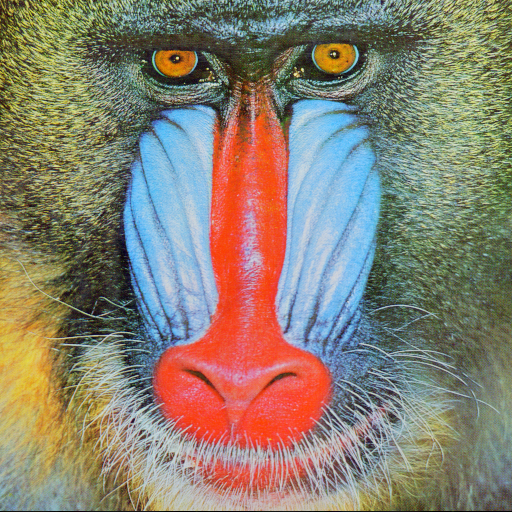
#> input picture input_images/4.2.03.tiff, 512 x 512 px, found by its file name; its folder holds only this picture in this run
$ python process_batch2csv_original.py
#> lines starting #> are read from the running program, lines starting #| are printed output that depends on the picture
### src/compressor.py
from src.matrices import *
from scipy import signal
import numpy as np

class Compressor:

	def __init__(self, image:np.ndarray=None, block_size:int=8, transformation_matrix:np.ndarray=TR, quantization_matrix:np.ndarray=Q0, quantization_factor:int=50, np2:str='Round'):
		""" Initializer  """
		self.image = image
		if image is None:
			raise ValueError("Image is required")
		self.block_size = block_size
		self.quantization_factor = quantization_factor
		self.transformation_matrix = transformation_matrix
		self.quantization_matrix = quantization_matrix
		self.dequantization_matrix = quantization_matrix
		self.np2 = np2

	# Getters and Setters
	def get_image(self):
		return self.image

	def get_block_size(self):
		return self.block_size

	def get_transformation_matrix(self):
		return self.transformation_matrix

	def get_quantization_matrix(self):
		return self.quantization_matrix

	def get_dequantization_matrix(self):
		return self.dequantization_matrix

	def get_quantization_factor(self):
		return self.quantization_factor

	def get_np2(self):
		return self.np2

	def set_image(self, image:np.ndarray):
		self.image = image

	def set_block_size(self, block_size:int):
		self.block_size = block_size

	def set_transformation_matrix(self, transformation_matrix:np.ndarray):
		self.transformation_matrix = transformation_matrix

	def set_quantization_matrix(self, quantization_matrix:np.ndarray):
		self.quantization_matrix = quantization_matrix

	def set_dequantization_matrix(self, dequantization_matrix:np.ndarray):
		self.dequantization_matrix = dequantization_matrix

	def set_quantization_factor(self, quantization_factor:int):
		if quantization_factor < 1 or quantization_factor > 100:
			raise ValueError("Invalid quantization factor")
		self.quantization_factor = quantization_factor

	# [22 lines left out: functions set_np2, calculate_matrix_of_transformation, not called in this run]

	@staticmethod
	def process_image(image:np.ndarray):
		""" Process image """
		if image.max() <= 1:
			image = np.around(255*image)
		return image

	@staticmethod
	def umount(image_data:np.ndarray, block_size:int=8):
		""" Unmounts a matrix into blocks  """
		nrows, ncols = block_size, block_size
		h, w= image_data.shape
		if h % nrows != 0 or w % ncols != 0:
			raise ValueError(f"The matrix ({h}x{w}) cannot be divided exactly into blocks of {nrows}x{ncols}")
		return image_data.reshape(h//nrows, nrows, -1, ncols).swapaxes(1,2).reshape(-1, nrows, ncols)

	@staticmethod
	def remount(image_data:np.ndarray, new_dimension:tuple[int, int]):
		""" Remounts a matrix into blocks  """
		h, w = new_dimension
		_, nrows, ncols = image_data.shape
		return image_data.reshape(h//nrows, -1, nrows, ncols).swapaxes(1,2).reshape(h, w)

	# [50 lines left out: functions map_k_and_el, build_LUT, QtildeAtEl, not called in this run]

	def __scale_quantization(self) -> np.ndarray:
		""" Adjust quantization matrix by a scalar factor """
		s = 5000.0 / self.quantization_factor if self.quantization_factor < 50 else 200.0 - 2.0 * self.quantization_factor
		self.quantization_matrix = np.floor((s * self.quantization_matrix + 50) / 100)
		self.dequantization_matrix = self.quantization_matrix.copy()

	def __compute_quantization_dequantization_matrices(self) -> tuple[np.matrix, np.matrix]:
		""" Compute quantization and dequantization matrices through the transformation matrix """
		adjustment_matrix = np.matrix(np.sqrt(np.clip(np.linalg.inv(np.dot(self.transformation_matrix, self.transformation_matrix.T)), 0, None)))
		adjustment_vector = np.matrix(np.diag(adjustment_matrix))
		Z = np.dot(adjustment_vector.T, adjustment_vector)
		if len(self.quantization_matrix.shape) == 3:
			Z = np.tile(np.asarray([Z]), (self.image.shape[0], 1, 1))
		self.quantization_matrix = np.array(np.divide(self.quantization_matrix, Z))
		self.dequantization_matrix =  np.array(np.multiply(self.dequantization_matrix,  Z))
		#self.dequantization_matrix =  np.array(np.multiply(Z, self.dequantization_matrix))

	# [14 lines left out: function __prepareQPhi, not called in this run]

	def __direct_transform(self):
		""" 2D DCT """
		self.image = np.einsum('mij, jk -> mik', np.einsum('ij, mjk -> mik', self.transformation_matrix, self.image), self.transformation_matrix.T)

	def __quantize(self):
		""" Quantization forward """
		self.image = np.around(np.divide(self.image, self.quantization_matrix))

	def __dequantize(self):
		""" Quantization backward """
		self.image = np.multiply(self.image, self.dequantization_matrix)

	def __inverse_transform(self):
		""" 2D IDCT """
		self.image = np.einsum('mij, jk -> mik', np.einsum('ij, mjk -> mik', self.transformation_matrix.T, self.image), self.transformation_matrix)

	# [4 lines left out: function __np2_round, not called in this run]

	def __np2_ceil(self) -> np.ndarray:# Don't use this
		""" Approximation function for powers of two based on the ceiling function - Brahimi (2021) """
		self.quantization_matrix = np.power(2, np.ceil(np.log2(self.quantization_matrix)))
		self.dequantization_matrix = np.power(2, np.ceil(np.log2(self.dequantization_matrix)))

	# [4 lines left out: function __np2_floor, not called in this run]

	def calculate_bpp(compressed_image:np.ndarray):
		""" Calculate bits per pixel """
		#print("Calculating BPP...")
		return np.count_nonzero(np.logical_not(np.isclose(compressed_image, 0))) * 8 / (compressed_image.shape[0] * compressed_image.shape[1])

	@staticmethod
	def calculate_wpsnr(original_image:np.ndarray, target_image:np.ndarray, max_value:int=255):
		""" Calculate Weighted-to-Spherically-Uniform PSNR """
		def __weights(height, width):
			phis = np.arange(height+1) * np.pi / height
			deltaTheta = 2 * np.pi / width
			column = np.asarray([deltaTheta * (-np.cos(phis[j+1])+np.cos(phis[j])) for j in range(height)])
			return np.repeat(column[:, np.newaxis], width, 1)

		#print("Calculating WS-PSNR...")

		w = __weights(original_image.shape[0], original_image.shape[1])
		wmse = np.sum((original_image - target_image)**2 * w) / (4 * np.pi)
		return float(10 * np.log10(max_value**2 / wmse))

	@staticmethod
	def calculate_wssim(original_image:np.ndarray, target_image:np.ndarray, K1:float=0.01, K2:float=0.03, L:int=255):
		""" Calculate Weighted-to-Spherically-Uniform SSIM """
		def __fspecial_gauss(size:int, sigma:float):
			""" Function to mimic fspecial('gaussian',...) from MATLAB """
			x, y = np.mgrid[-size//2 + 1:size//2 + 1, -size//2 + 1:size//2 + 1]
			g = np.exp(-((x**2 + y**2)/(2.0*sigma**2)))
			return g / g.sum()

		def __weights(height, width):
			deltaTheta = 2 * np.pi / width
			column = np.asarray([np.cos( deltaTheta * (j - height/2.+0.5)) for j in range(height)])
			return np.repeat(column[:, np.newaxis], width, 1)

		#print("Calculating WS-SSIM...")

		original_image = np.float64(original_image)
		target_image = np.float64(target_image)

		k = 11
		sigma = 1.5
		window = __fspecial_gauss(k, sigma)
		window2 = np.zeros_like(window); window2[k//2, k//2] = 1

		C1 = (K1 * L)**2
		C2 = (K2 * L)**2

		mu1 = signal.convolve2d(original_image, window, 'valid')
		mu2 = signal.convolve2d(target_image, window, 'valid')

		mu1_sq = mu1*mu1
		mu2_sq = mu2*mu2
		mu1_mu2 = mu1*mu2

		sigma1_sq = signal.convolve2d(original_image*original_image, window, 'valid') - mu1_sq
		sigma2_sq = signal.convolve2d(target_image*target_image, window, 'valid') - mu2_sq
		sigma12 = signal.convolve2d(original_image*target_image, window, 'valid') - mu1_mu2

		W = __weights(*original_image.shape)
		Wi = signal.convolve2d(W, window2, 'valid')

		ssim_map = ((2*mu1_mu2 + C1)*(2*sigma12 + C2))/((mu1_sq + mu2_sq + C1)*(sigma1_sq + sigma2_sq + C2)) * Wi
		return float(np.sum(ssim_map)/np.sum(Wi))


	# [85 lines left out: functions lower_complexity, lower_complexity_2, matematically_correct, proposed_from_oliveira, not called in this run]


	def proposed_from_brahimi(self, original_image):
		""" Original proposal from Brahimi (2021) """
		self.set_transformation_matrix(TB)
		self.set_quantization_matrix(QB)
		self.set_dequantization_matrix(QB)
		#print("Compressing image...")
		self.image = Compressor.umount(self.image, self.block_size)
		self.__direct_transform()
		self.__scale_quantization()
		self.__compute_quantization_dequantization_matrices()
		#if self.quantization_factor > 50 and self.quantization_factor < 65: pause()
		self.__np2_ceil()
		#if self.quantization_factor > 50 and self.quantization_factor < 65: pause()
		self.__quantize()

		compressed_image = self.image.reshape(original_image.shape[0], original_image.shape[1])

		self.__dequantize()
		#print("Pós dequantize")
		#print(f"Max = {np.max(self.image)}")
		#print(f"Min = {np.min(self.image)}")

		self.__inverse_transform()
		self.image = np.clip(Compressor.remount(self.image, (original_image.shape[0], original_image.shape[1])), 0, 255)
		#print("Image compressed successfully")
		return compressed_image


	# [80 lines left out: functions proposed_from_raiza, proposed_from_araar, proposed_from_simone, standard_jpeg, not called in this run]

### tests/process_batch2csv_original.py
from src.compressor import Compressor
from src.matrices import *
from skimage.io import imread
from skimage.metrics import peak_signal_noise_ratio, structural_similarity
from matplotlib import pyplot as plt
from pdb import set_trace as pause
import os

datas = dict()

files = os.listdir('input_images/') # Change the path to the input images folder

for file in files:
	if file.endswith('.bmp'): continue
	print(file)
	original_image = Compressor.process_image(imread('input_images/' + file, as_gray=True).astype(float))
#> in process_image, `image = np.around(255*image)`:
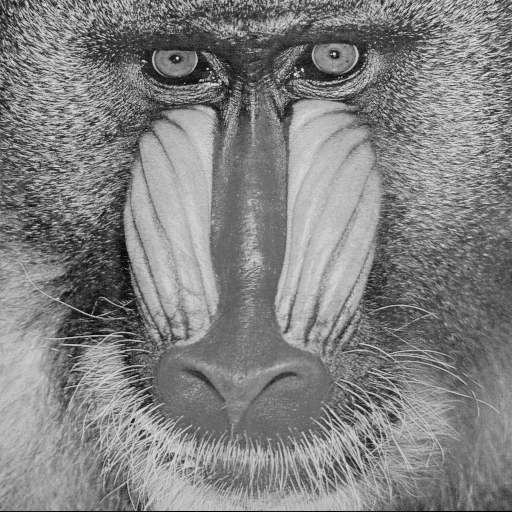
#> image: shape (512, 512) float64; min 0, max 232, mean 129.5
	ws_psnr, ws_ssim, bpp = [], [], []

	for qf in range(5, 100, 5):
		print('-- QF =', qf, '--')
		compressor = Compressor(original_image)

		compressor.set_quantization_factor(qf)
		compressed_image = compressor.proposed_from_brahimi(original_image)
		reconstructed_image = compressor.get_image()

		#print(reconstructed_image)
		#pause()

		psnr_ = Compressor.calculate_wpsnr(original_image, reconstructed_image)
		ssim_ = Compressor.calculate_wssim(original_image, reconstructed_image)
		bpp_ = Compressor.calculate_bpp(compressed_image)

		print(f'PSNR: {peak_signal_noise_ratio(original_image, reconstructed_image, data_range=255)}')
		print(f'SSIM: {structural_similarity(original_image, reconstructed_image, data_range=255)}')
		#ws_psnr.append(psnr_)
		#ws_ssim.append(ssim_)
		bpp.append(bpp_)

		#print(f"WS-PSNR: {psnr_}")
		#print(f"WS-SSIM: {ssim_}")
		print(f"BPP: {bpp_}"); print()
		"""
		fig, axes = plt.subplots(3, 1, figsize=(10, 5))
		axes[0].imshow(original_image, cmap='gray')
		axes[0].set_title('Original Image')
		axes[0].axis('off')

		axes[1].imshow(compressed_image, cmap='gray')
		axes[1].set_title(f'Compressed Image with QF = {qf}')
		axes[1].axis('off')

		axes[2].imshow(reconstructed_image, cmap='gray')
		axes[2].set_title(f'Reconstructed Image with QF = {qf}')
		axes[2].axis('off')

		fig.tight_layout()
		plt.show()

	datas[file] = {'ws_psnr': ws_psnr, 'ws_ssim': ws_ssim, 'bpp': bpp}

plt.clf()
plt.cla()
plt.plot(datas['4.2.03.tiff']['bpp'] ,datas['4.2.03.tiff']['ws_psnr'], label='WS-PSNR')
plt.show()
plt.plot(datas['4.2.03.tiff']['bpp'] ,datas['4.2.03.tiff']['ws_ssim'], label='WS-SSIM')
plt.show()
pause()"""
#> this loop made 19 passes
#> (printed output is left out)
#> pass 1, in proposed_from_brahimi, `compressed_image = self.image.reshape(original_image.shape[0], origina..`:
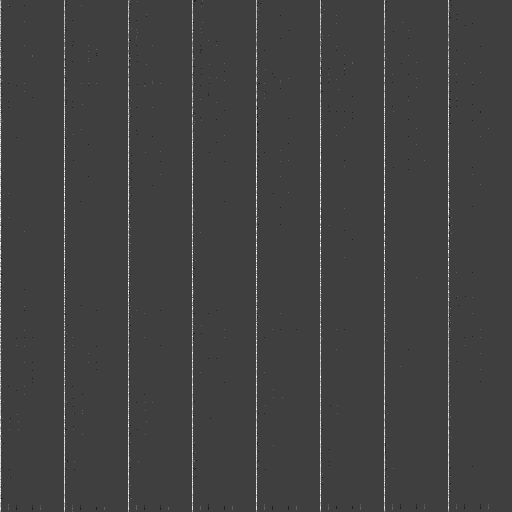
#> compressed_image: shape (512, 512) float64; min -2, max 6, mean 0.0635; drawn with min black and max white
#> pass 1, in proposed_from_brahimi, `self.image = np.clip(Compressor.remount(self.image, (original_image.sh..`:
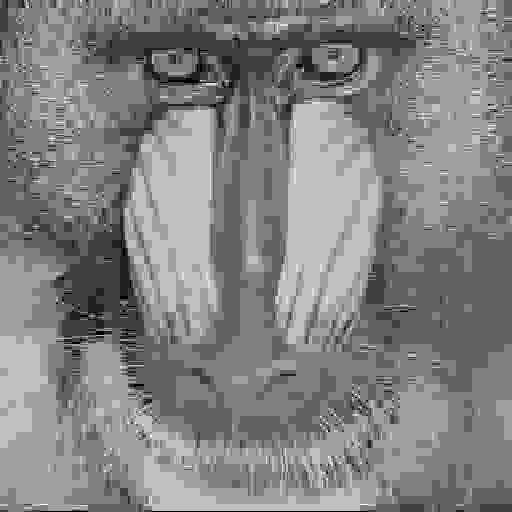
#> self.image: shape (512, 512) float64; min 0, max 255, mean 130
#> pass 1, in calculate_wssim, `mu1 = signal.convolve2d(original_image, window, 'valid')`:
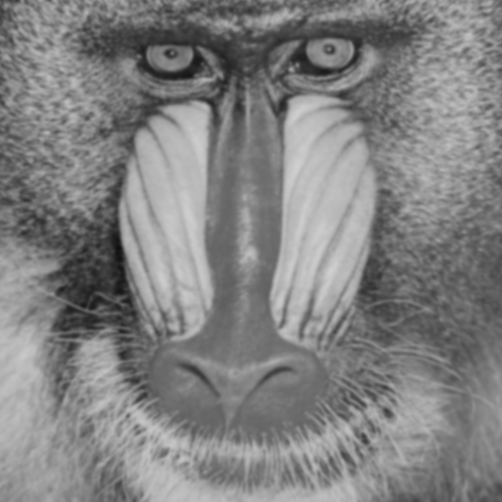
#> mu1: shape (502, 502) float64; min 15.39, max 209.4, mean 129.8
#> pass 1, in calculate_wssim, `mu2 = signal.convolve2d(target_image, window, 'valid')`:
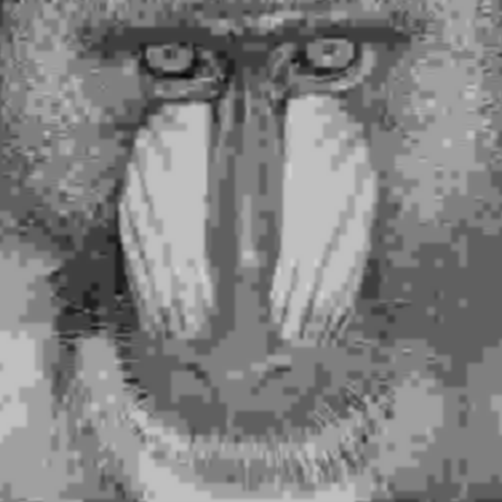
#> mu2: shape (502, 502) float64; min 5.75, max 207.3, mean 130.2
#> after the loop:
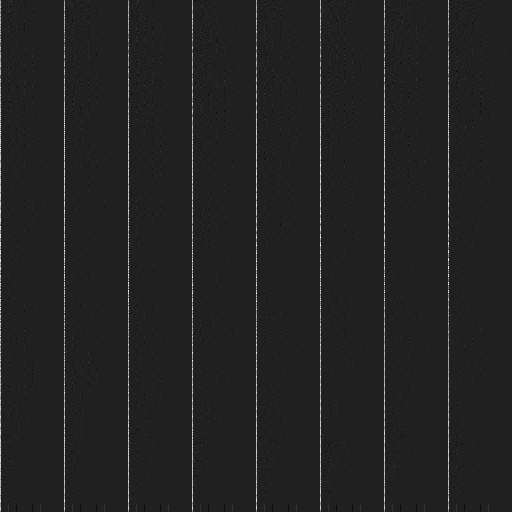
#> compressed_image: shape (512, 512) float64; min -120, max 818, mean 8.1; drawn with min black and max white
#> after the loop, bpp = [0.161, 0.331, 0.519, 0.753, 0.943, 1.09, 1.3, 1.44, 1.63, 1.78, 1.92, 2.08, 2.3, 2.64, 2.91, 3.38, 3.96, 4.81, 6.04]


"""
target_file = 'spherical_image_sample.bmp'
original_image = Compressor.process_image(imread('input_images/' + target_file, as_gray=True).astype(float))

compressor_1 = Compressor(original_image)
compressor_2 = Compressor(original_image)

print(f"The image will be compressed by a quality factor of {compressor_1.get_quantization_factor()}."); print()
# Change the quality factor
# compressor.set_quantization_factor('Set here')

print(f"Transformation matrix:")
print(compressor_1.get_transformation_matrix()); print()
# compressor.set_transformation_matrix('Set here') # TB, TO, TR

print(f"Quantization matrix:")
print(compressor_1.get_quantization_matrix()); print()
# compressor.set_quantization_matrix('Set here') # Q0, QB, QHVS

compressor_1.lower_complexity_2(original_image); print()
compressor_2.matematically_correct(original_image); print()
reconstructed_image_1 = compressor_1.get_image()
reconstructed_image_2 = compressor_2.get_image()

fig, axes = plt.subplots(3, 1, figsize=(10, 5))
axes[0].imshow(original_image, cmap='gray')
axes[0].set_title('Original Image')
axes[0].axis('off')

axes[1].imshow(reconstructed_image_1, cmap='gray')
axes[1].set_title('Compressed Image with lower_complexity_2')
axes[1].axis('off')

axes[2].imshow(reconstructed_image_2, cmap='gray')
axes[2].set_title('Compressed Image with matematically_correct')
axes[2].axis('off')

fig.tight_layout()
#plt.show()

ws_psnr_1 = Compressor.calculate_wpsnr(original_image, reconstructed_image_1)
ws_ssim_1 = Compressor.calculate_wssim(original_image, reconstructed_image_1); print()

ws_psnr_2 = Compressor.calculate_wpsnr(original_image, reconstructed_image_2)
ws_ssim_2 = Compressor.calculate_wssim(original_image, reconstructed_image_2); print()


print(f"WS-PSNR of the first compressed image: {ws_psnr_1}"); print(f"WS-PSNR of the second compressed image: {ws_psnr_2}"); print()
print(f"WS-SSIM of the first compressed image: {ws_ssim_1}"); print(f"WS-SSIM of the second compressed image: {ws_ssim_2}"); print()
print(f"BPP of the first compressed image: {compressor_1.get_bpp()}"); print(f"BPP of the second compressed image: {compressor_2.get_bpp()}")

"""
